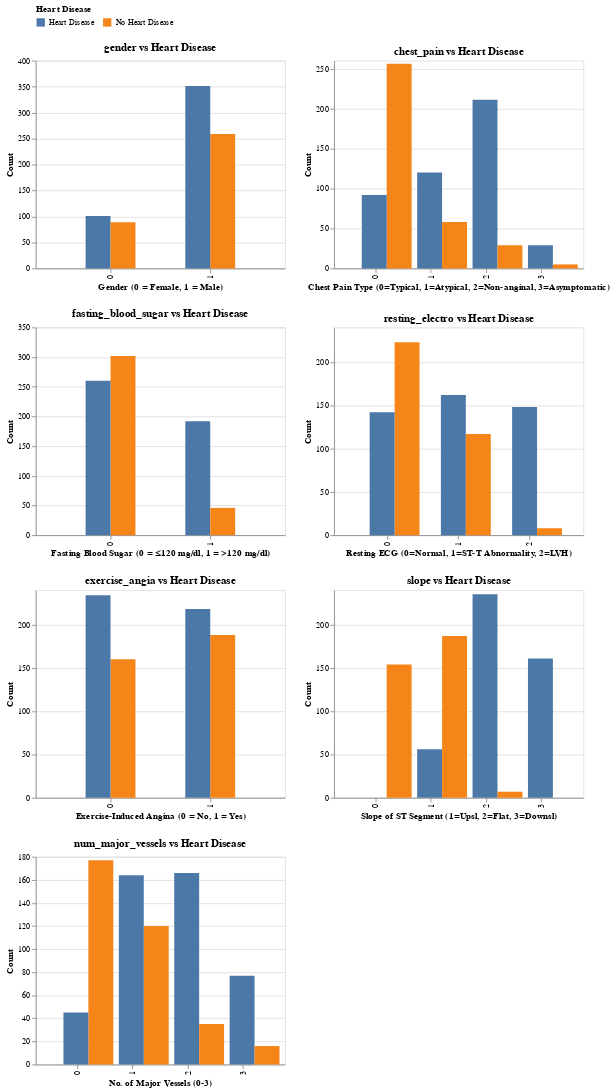

The cell this chart's notebook holds for it:
### Markdown cell above
#### Categorical Features vs Target

Grouped bar charts are used to compare categorical variables (e.g., gender, chest pain type) against the target variable. This identifies category-level patterns and helps determine how these features relate to heart disease.

The gender chart shows that more males were diagnosed with heart disease compared to females. The chest-pain chart shows that more people with typical chest pain have no heart disease, while Atypical and non-anginal chest pain tend to have higher heart-disease counts. Also, asymptomatic patients appear less among healthy individuals and more among those with heart disease.

For fasting blood sugar, most people fall in the normal range, and the heart-disease group is only slightly higher than the no-disease group. In the high blood-sugar category, the numbers are low for both, but individuals with heart disease are significantly higher than those without heart disease.

People without heart disease are more in the normal ECG category, while people with heart disease are more in the ST-T Abnormality and LVH categories. Exercise-induced angina clearly shows that people with chest pain during exercise are much more likely to have heart disease. The number of major blood vessels chart shows that people with a higher number of vessels tend to have higher heart disease counts. Finally, the slope of the ST segment shows that certain ECG patterns, like a flat or down-sloping ST, are more common in those with heart disease.

### Code cell
cat_cols = ['gender','chest_pain','fasting_blood_sugar','resting_electro','exercise_angia','slope','num_major_vessels']

axis_titles = {
    'gender': 'Gender (0 = Female, 1 = Male)',
    'chest_pain': 'Chest Pain Type (0=Typical, 1=Atypical, 2=Non-anginal, 3=Asymptomatic)',
    'fasting_blood_sugar': 'Fasting Blood Sugar (0 = ≤120 mg/dl, 1 = >120 mg/dl)',
    'resting_electro': 'Resting ECG (0=Normal, 1=ST-T Abnormality, 2=LVH)',
    'exercise_angia': 'Exercise-Induced Angina (0 = No, 1 = Yes)',
    'slope': 'Slope of ST Segment (1=Upsl, 2=Flat, 3=Downsl)',
    'num_major_vessels': 'No. of Major Vessels (0-3)'}

charts = []

for col in axis_titles.keys():
    chart = alt.Chart(train_heart).mark_bar(size=30).encode(
        x=alt.X(
            f'{col}:N',
            title=axis_titles[col],     
            scale=alt.Scale(paddingInner=0.5, paddingOuter=0.5)),
        xOffset='target:N',
        y=alt.Y('count()', title='Count'),
        color=alt.Color('target:N', title='Heart Disease'),
        tooltip=[alt.Tooltip('count()', title='Count')]).properties(
        title=f'{col} vs Heart Disease',
        width=300,
        height=250)
    charts.append(chart)


rows = []
for i in range(0, len(charts), 2):
    rows.append(alt.hconcat(*charts[i:i+2]))

final_chart = alt.vconcat(*rows).configure_legend(
    orient='top')
final_chart

### Figure 1 — Vega-Lite specification as saved in the notebook (floating-point values rounded to 4 significant figures; data arrays with more than 128 entries replaced by an {"elided": "..."} marker saying what was removed)
{"config": {"view": {"continuousWidth": 300, "continuousHeight": 300}, "legend": {"orient": "top"}}, "vconcat": [{"hconcat": [{"mark": {"type": "bar", "size": 30}, "encoding": {"color": {"field": "target", "title": "Heart Disease", "type": "nominal"}, "tooltip": [{"aggregate": "count", "title": "Count", "type": "quantitative"}], "x": {"field": "gender", "scale": {"paddingInner": 0.5, "paddingOuter": 0.5}, "title": "Gender (0 = Female, 1 = Male)", "type": "nominal"}, "xOffset": {"field": "target", "type": "nominal"}, "y": {"aggregate": "count", "title": "Count", "type": "quantitative"}}, "height": 250, "title": "gender vs Heart Disease", "width": 300}, {"mark": {"type": "bar", "size": 30}, "encoding": {"color": {"field": "target", "title": "Heart Disease", "type": "nominal"}, "tooltip": [{"aggregate": "count", "title": "Count", "type": "quantitative"}], "x": {"field": "chest_pain", "scale": {"paddingInner": 0.5, "paddingOuter": 0.5}, "title": "Chest Pain Type (0=Typical, 1=Atypical, 2=Non-anginal, 3=Asymptomatic)", "type": "nominal"}, "xOffset": {"field": "target", "type": "nominal"}, "y": {"aggregate": "count", "title": "Count", "type": "quantitative"}}, "height": 250, "title": "chest_pain vs Heart Disease", "width": 300}]}, {"hconcat": [{"mark": {"type": "bar", "size": 30}, "encoding": {"color": {"field": "target", "title": "Heart Disease", "type": "nominal"}, "tooltip": [{"aggregate": "count", "title": "Count", "type": "quantitative"}], "x": {"field": "fasting_blood_sugar", "scale": {"paddingInner": 0.5, "paddingOuter": 0.5}, "title": "Fasting Blood Sugar (0 = ≤120 mg/dl, 1 = >120 mg/dl)", "type": "nominal"}, "xOffset": {"field": "target", "type": "nominal"}, "y": {"aggregate": "count", "title": "Count", "type": "quantitative"}}, "height": 250, "title": "fasting_blood_sugar vs Heart Disease", "width": 300}, {"mark": {"type": "bar", "size": 30}, "encoding": {"color": {"field": "target", "title": "Heart Disease", "type": "nominal"}, "tooltip": [{"aggregate": "count", "title": "Count", "type": "quantitative"}], "x": {"field": "resting_electro", "scale": {"paddingInner": 0.5, "paddingOuter": 0.5}, "title": "Resting ECG (0=Normal, 1=ST-T Abnormality, 2=LVH)", "type": "nominal"}, "xOffset": {"field": "target", "type": "nominal"}, "y": {"aggregate": "count", "title": "Count", "type": "quantitative"}}, "height": 250, "title": "resting_electro vs Heart Disease", "width": 300}]}, {"hconcat": [{"mark": {"type": "bar", "size": 30}, "encoding": {"color": {"field": "target", "title": "Heart Disease", "type": "nominal"}, "tooltip": [{"aggregate": "count", "title": "Count", "type": "quantitative"}], "x": {"field": "exercise_angia", "scale": {"paddingInner": 0.5, "paddingOuter": 0.5}, "title": "Exercise-Induced Angina (0 = No, 1 = Yes)", "type": "nominal"}, "xOffset": {"field": "target", "type": "nominal"}, "y": {"aggregate": "count", "title": "Count", "type": "quantitative"}}, "height": 250, "title": "exercise_angia vs Heart Disease", "width": 300}, {"mark": {"type": "bar", "size": 30}, "encoding": {"color": {"field": "target", "title": "Heart Disease", "type": "nominal"}, "tooltip": [{"aggregate": "count", "title": "Count", "type": "quantitative"}], "x": {"field": "slope", "scale": {"paddingInner": 0.5, "paddingOuter": 0.5}, "title": "Slope of ST Segment (1=Upsl, 2=Flat, 3=Downsl)", "type": "nominal"}, "xOffset": {"field": "target", "type": "nominal"}, "y": {"aggregate": "count", "title": "Count", "type": "quantitative"}}, "height": 250, "title": "slope vs Heart Disease", "width": 300}]}, {"hconcat": [{"mark": {"type": "bar", "size": 30}, "encoding": {"color": {"field": "target", "title": "Heart Disease", "type": "nominal"}, "tooltip": [{"aggregate": "count", "title": "Count", "type": "quantitative"}], "x": {"field": "num_major_vessels", "scale": {"paddingInner": 0.5, "paddingOuter": 0.5}, "title": "No. of Major Vessels (0-3)", "type": "nominal"}, "xOffset": {"field": "target", "type": "nominal"}, "y": {"aggregate": "count", "title": "Count", "type": "quantitative"}}, "height": 250, "title": "num_major_vessels vs Heart Disease", "width": 300}]}], "data": {"name": "data-b296bac3fddf3d70c7710599b2355f45"}, "$schema": "https://vega.github.io/schema/vega-lite/v6.1.0.json", "datasets": {"data-b296bac3fddf3d70c7710599b2355f45": {"elided": "800 records"}}}
